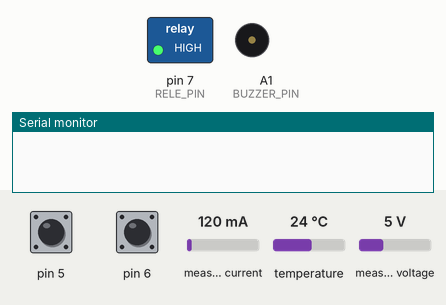
Recording of a program running on a simulated Arduino Nano, built with avr-gcc and run on an emulated ATmega328P. Shown: switched loads named in the program (green lamp = pin HIGH), buzzer (waves = sounding, pin HIGH), the last lines printed to the serial monitor. The test bench sets the inputs (shaded band); at power-on: pin 5 HIGH, pin 6 HIGH, measured current 120 mA, temperature 24 °C, measured voltage 5 V. No radio packets arrive unless stated.

Above: at 10.4 s.
At 20.67 s:
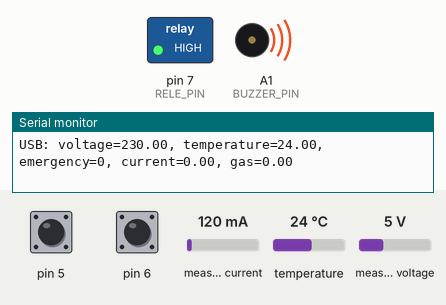
Timing chart, 0 to 26.0 s (numbered marks = the images above):
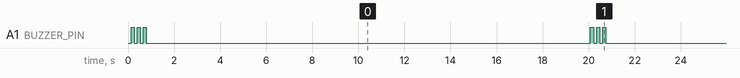

Measured:
- by itself, A1 (BUZZER_PIN): repeats every 19.9 s: 2 × (LOW 0.13 s, HIGH 0.13 s), LOW 19.3 s, HIGH 0.13 s
- by itself, everything shown: repeats every 20.0 s, in 6 steps

The program:

main.cpp
```cpp
/**
    Rutina principal que obtiene los valores sensados y los modula
    y transmite sobre LoRa@433MHz en una string especialmente diseñada.
    @file nodo-sisicic.ino
    @author Franco Abosso
    @author Julio Donadello
    @version 1.1 29/03/2021
*/

/// Headers iniciales (preceden a la declaración de variables).

// Header que contiene constantes relevantes al accionar de este programa.
#include "constants.h"          // Biblioteca propia.

// Bibliotecas necesarias para manejar al SX1278.
#include <SPI.h>                // https://www.arduino.cc/en/reference/SPI
#include <LoRa.h>               // https://github.com/sandeepmistry/arduino-LoRa

// Bibliotecas necesarias para manejar al DS18B20.
#include <OneWire.h>            // https://www.pjrc.com/teensy/td_libs_OneWire.html
#include <DallasTemperature.h>  // https://www.milesburton.com/Dallas_Temperature_Control_Library

// Biblioteca necesaria para calcular los valores RMS de los sensores de tensión y corriente.
#include <EmonLib.h>            // https://learn.openenergymonitor.org/electricity-monitoring/ctac/how-to-build-an-arduino-energy-monitor

// Biblioteca necesaria para reservar espacios de memoria fijos para las Strings utilizadas.
#include <StringReserveCheck.h> // https://www.forward.com.au/pfod/ArduinoProgramming/ArduinoStrings/index.html

// Biblioteca necesaria para utilizar el watchdog timer.
#include <avr/wdt.h>            // https://www.nongnu.org/avr-libc/user-manual/group__avr__watchdog.html

/// Declaración de variables globales.

/**
    voltages es un array de floats que contiene los valores de tensión medidos entre cada
    transmisión LoRa. El tamaño del array depende del intervalo de tiempo entre cada transmisión
    LoRa (TIMEOUT_LORA) y el intervalo de tiempo entre cada medición (TIMEOUT_READ_SENSORS).
    Una vez realizada la transmisión, todos los valores de este array vuelven a ponerse en 0.
*/
float voltages[ARRAY_SIZE] = {0.0};

/**
    temperatures es un array de floats que contiene los valores de temperatura medidos entre cada
    transmisión LoRa. El tamaño del array depende del intervalo de tiempo entre cada transmisión
    LoRa y el intervalo de tiempo entre cada medición.
    Una vez realizada la transmisión, todos los valores de este array vuelven a ponerse en 0.
*/
float temperatures[ARRAY_SIZE] = {0.0};

/**
    currentBuffer es un float que contiene el último valor de corriente reportado por el
    nodo exterior emparejado a este nodo.
*/
float currentBuffer = 0.0;

/**
    gasBuffer es un float que contiene el último valor de nivel de combustible reportado por el
    nodo exterior emparejado a este nodo.
*/
float gasBuffer = 0.0;

/**
    index es una variable de tipo int utilizado para recorrer los arrays de medición.
    Una vez realizada la transmisión, vuelve a ponerse en 0.
*/
int index = 0;

/**
    dayTime es un flag que se pone en true o en false remotamente.
    Si dayTime es false, significa que hay luz ambiental exterior, por lo que no
    es necesario apagar la luz cuando se detecte la apertura de la puerta.
*/
bool dayTime = true;

/**
    doorOpen es un flag que se pone en true o en false en base al estado de la puerta.
    Si doorOpen es true, significa que la puerta está abierta.
*/
bool doorOpen = false;

/**
    emergency es un flag que se pone en true o en false en base al estado del
    botón antipánico. Si emergency es true, significa que el botón ha sido presionado.
*/
bool emergency = false;

/**
    refreshRequested contiene SENSORS_QTY variables booleanas que representan la necesidad
    de refrescar los valores de los arrays de medición. Estos tienen un orden arbitrario:
    { Tensión, Temperatura }
    Una vez refrescado, cada uno de estos booleanos vuelve a ponerse en false.
*/
bool refreshRequested[SENSORS_QTY] = {false};

/**
    outcomingFull es una string que contiene el mensaje LoRa de salida preformateado especialmente
    para que, posteriormente, el concentrador LoRa pueda decodificarla.
*/
String outcomingFull;

/**
    incomingFull es una string que contiene el mensaje LoRa de entrada, incluyendo
    el identificador de nodo.
*/
String incomingFull;

/**
    incomingFullComplete es un flag que se pone en true luego de completarse la función de interrupción
    onRecieve de LoRa, provisto que la carga útil sea una string con entre 0 y INCOMING_FULL_MAX_SIZE
    bytes.
*/
bool incomingFullComplete = false;

/**
    receiverStr es una string que sólo contiene el identificador de nodo
    recibido en un mensaje LoRa entrante.
*/
String receiverStr;

/**
    incomingPayload es una string que contiene sólo la carga útil del mensaje LoRa de entrada,
    utilizada sólo cuando el identificador de nodo coincide con DEVICE_ID o con BROADCAST_ID.
*/
String incomingPayload;

/**
    knownCommands es un array de Strings que contiene los comandos LoRa que
    se pueden ejecutar.
*/
const String knownCommands[KNOWN_COMMANDS_SIZE] = {
    "startAlert",   // inicia una alerta con el siguiente llamado a función: startAlert(750, 10);
    "daytime",      // alerta a la cabina que es de día.
    "nighttime"    // alerta a la cabina que es de noche.
};

/**
    statusOutgoing es una string que puede tomar uno de los siguientes valores:
    - 'S': cabina en servicio.
    - 'L': cabina en modo limitado.
    - 'F': cabina fuera de servicio.
*/
String statusOutcoming = "F";

/**
    currentStr es una string que contiene el valor de corriente actual, antes de parsearlo a float.
*/
String currentStr = "";

/**
    gasStr es una string que contiene el valor de nivel de combustible actual, antes de parsearlo a float.
*/
String gasStr = "";

/**
    equalSign es el caracter "=" almacenado en una constante.
*/
const String equalSign = "=";

/**
    slashSign es el caracter "/" almacenado en una constante.
*/
const String slashSign = "/";

/**
    ampersandSign es el caracter "&" almacenado en una constante.
*/
const String ampersandSign = "&";

/**
    greaterSign es el caracter ">" almacenado en una constante.
*/
const String greaterSign = ">";

/**
    equalsPosition es un int que contiene la posición de la cadena '=' en una cadena de texto.
*/
int equalsPosition = 0;

/**
    slashPosition es un int que contiene la posición de la cadena '/' en una cadena de texto.
*/
int slashPosition = 0;

/**
    ampersandPosition es un int que contiene la posición de la cadena '&' en una cadena de texto.
*/
int ampersandPosition = 0;

/**
    outcomingUSB es una string que contiene el mensaje USB de salida hacia el proyecto SIGEFA.
*/
String outcomingUSB = "";

/**
    incomingUSB es una string que contiene el mensaje USB de entrada desde el proyecto SIGEFA.
*/
String incomingUSB = "";

/**
    incomingUSBType es una string que contiene el prefijo del primer campo enviado por USB al
    nodo, y puede ser "status" o "nro_mm".
*/
String incomingUSBType = "";

/**
    incomingUSBComplete es un flag que se pone en true cuando se recibe un newline en el
    mensaje USB de entrada.
*/
bool incomingUSBComplete = false;

/**
    outcomingMM es un flag que se pone en true en caso de que el siguiente mensaje a ser
    transmitido por LoRa sea un mensaje militar.
 */
bool outcomingMM = false;


/// Headers finales (proceden a la declaración de variables).

#include "pinout.h"             // Biblioteca propia.
#include "alerts.h"             // Biblioteca propia.
#include "timing_helpers.h"     // Biblioteca propia.
#include "sensors.h"            // Biblioteca propia.
#include "actuators.h"          // Biblioteca propia.
#include "decimal_helpers.h"    // Biblioteca propia.
#include "array_helpers.h"      // Biblioteca propia.
#include "LoRa_helpers.h"       // Biblioteca propia.

/// Funciones principales.

/**
    reserveMemory() reserva memoria para las Strings.
    En caso de quedarse sin memoria, alerta por puerto serial
    e inicia una alerta de falla.
*/
void reserveMemory() {
    receiverStr.reserve(DEVICE_ID_MAX_SIZE);
    currentStr.reserve(8);
    gasStr.reserve(8);
    incomingUSB.reserve(20);
    incomingUSBType.reserve(10);
    incomingPayload.reserve(INCOMING_PAYLOAD_MAX_SIZE);
    incomingFull.reserve(INCOMING_FULL_MAX_SIZE);
    outcomingUSB.reserve(100);

    if (!outcomingFull.reserve(MAX_SIZE_OUTCOMING_LORA_REPORT)) {
        #if DEBUG_LEVEL >= 1
            Serial.println("Strings out of memory!");
        #endif
        blockingAlert(133, 50);
        while (1);
    }
}

/**
    setup() lleva a cabo las siguientes tareas:
        - setea el pinout,
        - inicializa el periférico serial,
        - reserva espacios de memoria para las Strings,
        - inicializa el módulo LoRa,
        - inicializa el watchdog timer en 8 segundos.
    Si después de realizar estas tareas no se "cuelga", da inicio
    a una alerta "exitosa".
*/
void setup() {
    setupPinout();
    Serial.begin(SERIAL_BPS);
    #if DEBUG_LEVEL >= 1
        Serial.println("Nodo interior")
        Serial.println("");
        Serial.println("Puerto serial inicializado en modo debug.");
        Serial.print("Nivel de debug = ");
        Serial.println(DEBUG_LEVEL);
        Serial.print("Fecha de última compilación: ");
        Serial.print(__DATE__);
        Serial.print(" ");
        Serial.println(__TIME__);
        Serial.println();
    #endif
    reserveMemory();
    LoRaInitialize();
    startAlert(133, 3);
    #if USE_WATCHDOG_TMR == TRUE
        #if WATCHDOG_TMR >= 8
            wdt_enable(WDTO_8S);
        #elif WATCHDOG_TMR >= 4
            wdt_enable(WDTO_4S);
        #elif WATCHDOG_TMR >= 2
            wdt_enable(WDTO_2S);
        #else
            wdt_enable(WDTO_1S);
        #endif
    #endif
}

/**
    loop() determina las tareas que cumple el programa:
        - cada LORA_TIMEOUT segundos, envía un payload LoRa y un payload USB.
        - cada TIMEOUT_READ_SENSORS segundos, refresca el estado de todas las mediciones.
        - si corresponde, mide tensión y temperatura.
        - observa el estado actual de las variables de programa y, de ser necesario, actúa:
            - emite las alertas que sean necesarias,
            - ejecuta comandos entrantes de LoRa,
            - observa el estado de la puerta,
            - observa el estado del botón antipánico,
            - observa el estado del buffer USB.
    Al finalizar el loop, resetea el watchdog timer.
    Esta función se repite hasta que se le dé un reset al programa.
*/
void loop() {
    if (runEvery(sec2ms(LORA_TIMEOUT), 1)) {
        // Deja de refrescar TODOS los sensores.
        stopRefreshingAllSensors();

        // Compone la carga útil de LoRa (en caso de que se vaya a reportar el estado de los
        // sensores, y no haya mensajes militares a emitir).
        if (!outcomingMM) {
            composeLoRaPayload(voltages, temperatures, emergency, statusOutcoming, outcomingFull);
        }

        #if DEBUG_LEVEL >= 1
            Serial.print("Payload LoRa encolado!: ");
            Serial.println(outcomingFull);
        #endif

        // Componer y enviar paquete.
        LoRa.beginPacket();
        LoRa.print(outcomingFull);
        LoRa.endPacket();

        // Pone al módulo LoRa en modo recepción.
        LoRa.receive();

        // Inicia la alerta preestablecida.
        startAlert(133, 3);

        // Compone la carga útil USB.
        composeUSBPayload(voltages, temperatures, emergency, currentBuffer, gasBuffer, outcomingUSB);
        #if DEBUG_LEVEL > 0
            Serial.print("Payload que saldría por USB: ");
        #endif
        #if DEBUG_LEVEL >= 0
            // Escribe la carga útil USB.
            Serial.println(outcomingUSB);
        #endif

        // Reestablece los arrays de medición.
        cleanupArray(voltages, ARRAY_SIZE);
        cleanupArray(temperatures, ARRAY_SIZE);

        // Reestablece el index de los arrays de medición.
        index = 0;

        // Baja el flag de mensaje militar.
        outcomingMM = false;
    }

    if(runEvery(sec2ms(TIMEOUT_READ_SENSORS), 3)) {
        // Refresca TODOS los sensores.
        refreshAllSensors();
        // Actualiza el estado de las luces.
        lightsObserver();
        // Avanza en 1 a los índices de los arrays de medición.
        index++;
    }

    if (!resetAlert && !pitidosRestantes) {
        if (refreshRequested[0]) {
            // Obtiene un nuevo valor de tensión.
            getNewVoltage();
        }
        if (refreshRequested[1]) {
            // Obtiene un nuevo valor de temperatura.
            getNewTemperature();
        }
    }

    alertObserver();
    downlinkObserver();
    LoRaCmdObserver();
    doorObserver();
    emergencyObserver();
    usbObserver();

    #if DEBUG_LEVEL >= 3
        scanTime();
    #endif

    #if USE_WATCHDOG_TMR == TRUE
        wdt_reset();
    #endif
}

/*
    serialEvent() es la respuesta a la interrupción por puerto serie.
    Al recibir el caracter newline (\n), se levanta un flag, incomingUSBComplete.
    incomingUSB típico:
        'USB: status=S\n'
*/
void serialEvent() {
    while (Serial.available()) {
        // obtener el nuevo caracter
        char inChar = (char)Serial.read();
        if (inChar == '\n') {
            // si el caracter entrante es un newline, levantar un flag
            incomingUSBComplete = true;
        } else {
            // sino, appendearlo a incomingUSB
            incomingUSB += inChar;
        }
    }
}
```

actuators.h
```cpp
/**
    Header que contiene funcionalidades referidas a los actuadores conectados.
    @file actuators.h
    @author Franco Abosso
    @author Julio Donadello
    @version 1.0 29/03/2021
*/

/**
    alertObserver() se encarga de observar el estado de la variable resetAlert:
    si existe un pedido de iniciar la alerta, actualiza pitidosRestantes
    en base a totalPitidos (configurado por startAlert()) y baja el flag de pedido.
    Luego, si existen pedidos restantes, los realiza en base a tiempoPitido (configurado
    por startAlert()).
*/
void alertObserver() {
    if (resetAlert && pitidosRestantes == 0) {
        pitidosRestantes = totalPitidos;
        resetAlert = false;
    }
    if (pitidosRestantes > 0) {
        if(runEvery(tiempoPitido, 3)) {
            digitalWrite(BUZZER_PIN, !digitalRead(BUZZER_PIN));
            if (digitalRead(BUZZER_PIN) == BUZZER_INACTIVO) {
                pitidosRestantes--;
            }
        }
    }
}

/**
    LoRaCmdObserver() se encarga de observar el estado de la variable incomingPayload.
    Si la variable está vacía, sale de la función.
    Si el comando existe dentro del array de comandos conocidos, ejecuta cierta acción.
    Incluso si no existiera, limpia incomingPayload.
*/
void LoRaCmdObserver() {
    if (incomingPayload == "") {
        return;
    } else {
        #if DEBUG_LEVEL >= 1
            Serial.print("Quiero hacer esto >> ");
            Serial.println(incomingPayload);
        #endif
        if (incomingPayload == knownCommands[0]) {          // knownCommands[0]: startAlert
            startAlert(750, 10);
        } else if (incomingPayload == knownCommands[1]) {   // knownCommands[1]: dayttime
            dayTime = true;
        } else if (incomingPayload == knownCommands[2]) {   // knownCommands[2]: nighttime
            dayTime = false;
        } else {
            #if DEBUG_LEVEL >= 1
                Serial.println("Descartado por payload incorrecto!");
            #endif
        }
        incomingPayload = "";
    }
}

/**
    lightsObserver() se encarga de observar el estado de dos flags: dayTime y doorOpen.
    Si es de día, enciende la luz.
    Si es de noche y la puerta está abierta, apaga la luz. Si no, la enciende.
*/
void lightsObserver() {
    if (dayTime) {
        digitalWrite(RELE_PIN, LUZ_ENCENDIDA);
    } else {
        if (doorOpen) {
            digitalWrite(RELE_PIN, LUZ_APAGADA);
        } else {
            digitalWrite(RELE_PIN, LUZ_ENCENDIDA);
        }
    }
}

/**
    usbObserver() se encarga, primero, de diferenciar el tipo de dato entrante por USB
    (sea un reporte de sensores o un mensaje militar).
        - si es un reporte de sensores, actualiza la variable statusOutcoming a 'S', 'L' o 'F'
        - si es un mensaje militar, levanta un flag que indica que la siguiente transmisión que se
        haga por LoRa sea de tipo mensaje militar, y prepara la string para que se envíe por LoRa.
*/
void usbObserver() {
    if (incomingUSBComplete) {
        equalsPosition = incomingUSB.indexOf(equalSign);
        incomingUSBType = incomingUSB.substring(5, equalsPosition);
        if (incomingUSBType == "status") {
            // incomingUSB típico:
            // 'USB: status=S\n'
            // en este caso, equalsPosition sería 11
            statusOutcoming = incomingUSB.substring(equalsPosition + 1, equalsPosition + 2);
        } else {
            // incomingUSB típico:
            // 'USB: nro=13&o=2&d=3&cl=1&p=1&ci=0&e=1&m=xxx'
            outcomingFull = "<";
            #ifdef DEVICE_ID
                outcomingFull += ((int)DEVICE_ID);
            #else
                outcomingFull += "***";
            #endif
            outcomingFull += ">";
            outcomingFull += incomingUSB.substring(5);
            outcomingMM = true;
        }
        incomingUSBComplete = false;
        incomingUSB = "";
    }
}
```

decimal_helpers.h
```cpp
/**
    Header que contiene funciones relevantes para el redondeo decimal.
    @file decimal_helpers.h
    @author Franco Abosso
    @author Julio Donadello
    @version 1.0 29/03/2021
*/

/**
    round2decimals() redondea variables de tipo float a 2 decimales.
    Por ejemplo:
        float var = 213.27123;
        var = round2decimals(var);
    Devuelve 213.27.
    @param var Número a redondear.
    @return Número rendondeado a 2 posiciones decimales.
*/
float round2decimals(float var) {
    float value = (int)(var * 100 + 0.5);
    return (float)(value / 100);
}
```

Source omitted: LoRa_helpers.h (5740 bytes), alerts.h (1696 bytes), array_helpers.h (1468 bytes), constants.h (3626 bytes), pinout.h (2913 bytes), sensors.h (3931 bytes), timing_helpers.h (2825 bytes)
